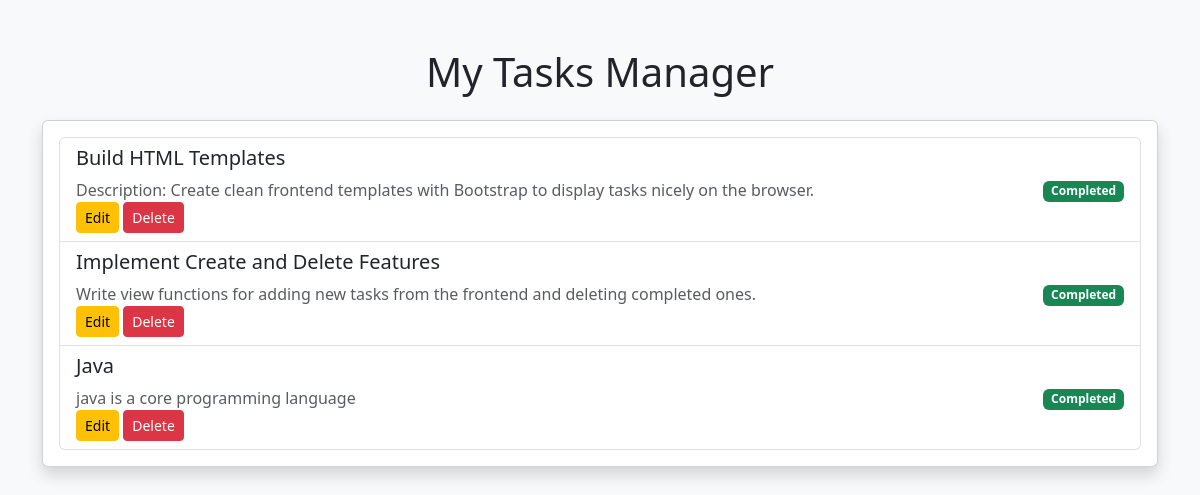
The page / on the database its author committed.
### tasks/models.py (models this page shows)
class Task(models.Model):
     title=models.CharField(max_length=100)
     description=models.TextField(blank=True,null=True)
     completed=models.BooleanField(default=False)
     created_at = models.DateTimeField(auto_now_add=True)

### tasks/views.py (the view)
# urls.py: path('', views.task_list, name='task_list'),
def task_list(request):
  tasks = Task.objects.all()
  return render(request, 'tasks/task_list.html', {'tasks': tasks})

### tasks/templates/tasks/task_list.html (shortened to what this page needs)
<!DOCTYPE html>
<html lang="en">
<head>
    <link href="https://cdn.jsdelivr.net/npm/bootstrap@5.3.0/dist/css/bootstrap.min.css" rel="stylesheet">
</head>
<body class="bg-light">
    <div class="container mt-5">
        <h1 class="mb-4 text-center">My Tasks Manager</h1>
        <div class="card shadow">
            <div class="card-body">
                <ul class="list-group">
                    {% for task in tasks %}
                        <li class="list-group-item d-flex justify-content-between align-items-center">
                            <div>
                                <h5>{{ task.title }}</h5>
                                <p class="text-muted mb-0">{{ task.description }}</p>
                                <a href="{% url 'task_update' task.id %}" class="btn btn-sm btn-warning">Edit</a>
                               <a href="{% url 'task_delete' task.id %}" class="btn btn-sm btn-danger">Delete</a>
                            </div>
                            <div>
                                {% if task.completed %}
                                    <span class="badge bg-success">Completed</span>
                                {% else %}
                                    <span class="badge bg-warning text-dark">Pending</span>
                                {% endif %}
                            </div>
                        </li>
                    {% empty %}
                        <li class="list-group-item text-center">No tasks found!</li>
                    {% endfor %}
                </ul>
            </div>
        </div>
    </div>
</body>
</html>

### rows shown on the page
Task: title "Build HTML Templates", description "Description: Create clean frontend templates with Bootstrap to display tasks nicely on the browser.", completed "Completed"
Task: title "Implement Create and Delete Features", description "Write view functions for adding new tasks from the frontend and deleting completed ones.", completed "Completed"
Task: title "Java", description "java is a core programming language", completed "Completed"
